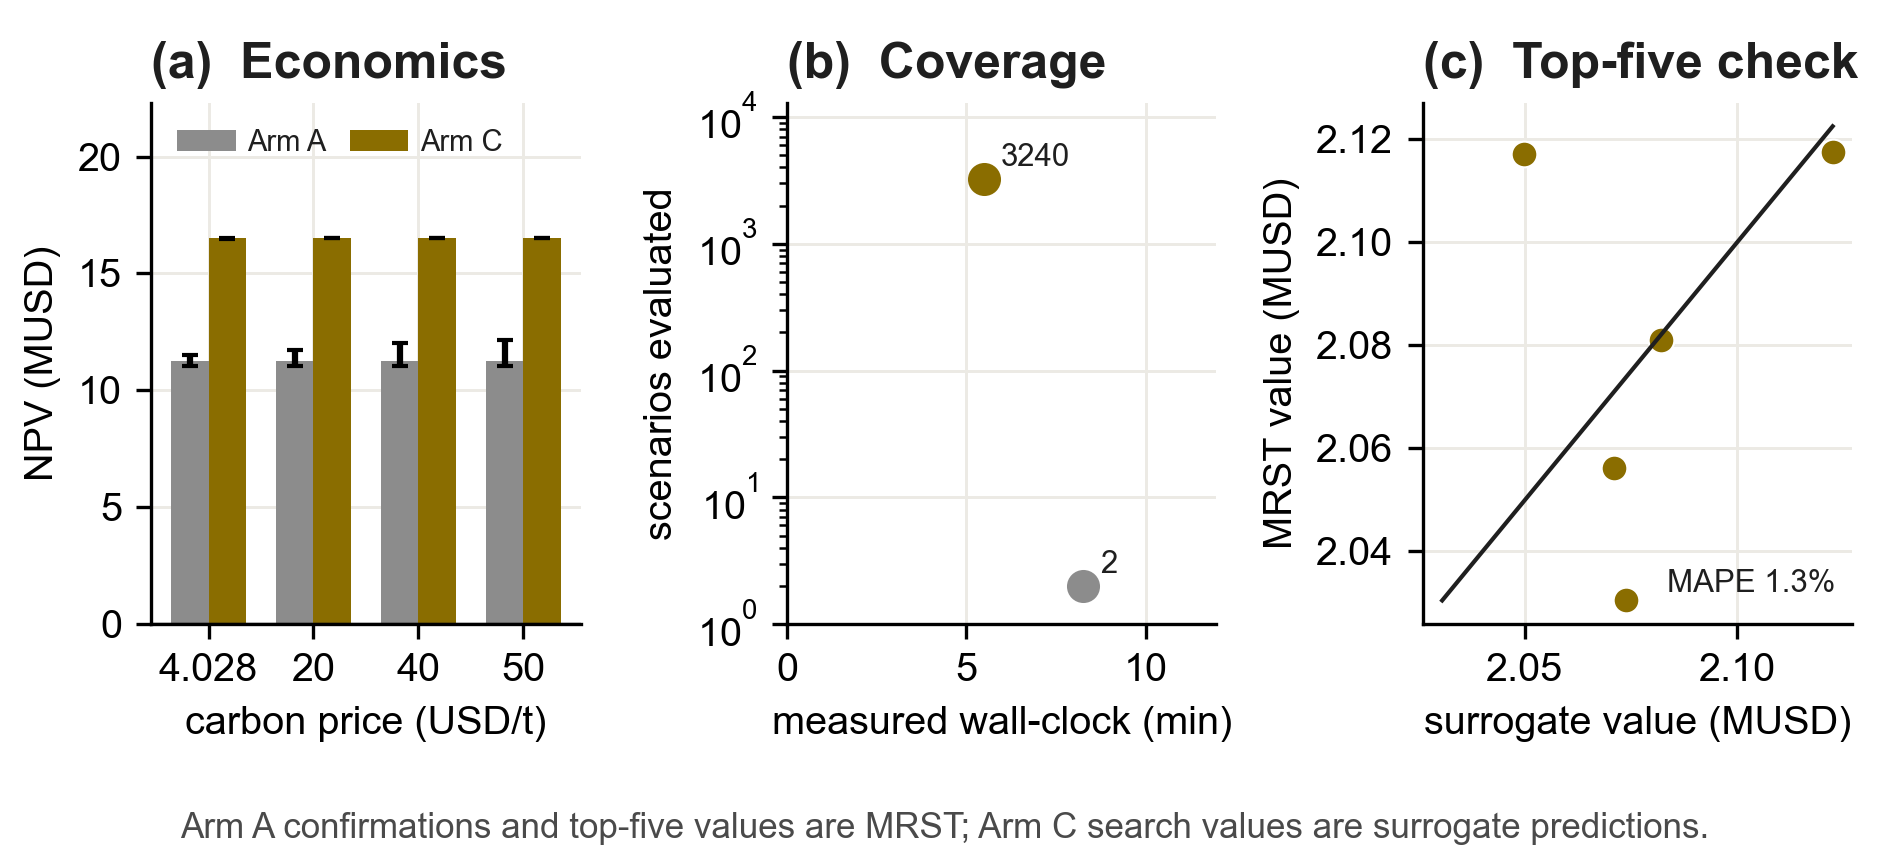

This chart was generated by the following Python code:
"""Figure 8 - A/B/C economics, coverage, and top-five MRST confirmation."""

from pathlib import Path

import matplotlib

matplotlib.use("Agg")
import matplotlib.pyplot as plt
import numpy as np

from feature007_common import blocked_main, load_table, parser, require_ready


OUT_DIR = Path(__file__).parent
INK = "#1F1F1F"
SUB_INK = "#4A4A4A"
COLORS = {"A": "#8C8C8C", "B": "#3E6FA8", "C": "#8A6D00"}


def _style(ax) -> None:
    ax.spines[["top", "right"]].set_visible(False)
    ax.grid(color="#ECEAE4", lw=0.7)
    ax.set_axisbelow(True)


def generate() -> None:
    args = parser(8, __doc__).parse_args()
    manifest, _ = require_ready(args.bundle, args.figure_number)
    economics = load_table(args.bundle, manifest, "abc_economics")
    runtime = load_table(args.bundle, manifest, "abc_runtime")
    confirmation = load_table(args.bundle, manifest, "topk_confirmation")

    plt.rcParams.update(
        {
            "font.family": "Arial",
            "font.size": 9.5,
            "axes.titlesize": 12,
            "axes.labelsize": 9.5,
            "pdf.fonttype": 42,
            "ps.fonttype": 42,
            "text.color": INK,
        }
    )
    fig, axes = plt.subplots(1, 3, figsize=(6.3, 2.85), gridspec_kw={"wspace": 0.48})

    ax = axes[0]
    prices = sorted({float(row["carbon_price_usd_per_tonne"]) for row in economics})
    arms = [arm for arm in ("A", "B", "C") if any(row["arm"] == arm for row in economics)]
    width = 0.72 / len(arms)
    x = np.arange(len(prices))
    for offset, arm in enumerate(arms):
        rows = {float(row["carbon_price_usd_per_tonne"]): row for row in economics if row["arm"] == arm}
        values = np.array([float(rows[price]["npv_usd"]) / 1e6 for price in prices])
        low = np.array([float(rows[price]["npv_low_usd"]) / 1e6 for price in prices])
        high = np.array([float(rows[price]["npv_high_usd"]) / 1e6 for price in prices])
        ax.bar(x + (offset - (len(arms) - 1) / 2) * width, values, width=width, color=COLORS[arm], label=f"Arm {arm}",
               yerr=np.vstack([values - low, high - values]), capsize=2, linewidth=0)
    ax.axhline(0, color=INK, lw=0.8)
    ax.set_xticks(x, [f"{price:.4g}" for price in prices])
    ax.set_xlabel("carbon price (USD/t)")
    ax.set_ylabel("NPV (MUSD)")
    ax.set_title("(a)  Economics", loc="left", fontweight="bold")
    top = max(float(row["npv_high_usd"]) for row in economics) / 1e6
    ax.set_ylim(0, top * 1.35)
    ax.legend(loc="upper left", ncol=len(arms), fontsize=7.0, frameon=False,
              handletextpad=0.4, columnspacing=0.8)
    _style(ax)

    ax = axes[1]
    for row in runtime:
        arm = row["arm"]
        ax.scatter(float(row["wall_clock_seconds"]) / 60,
                   float(row["scenarios_evaluated"]),
                   color=COLORS[arm], s=48, label=f"Arm {arm}")
        ax.annotate(f"{int(float(row['scenarios_evaluated']))}",
                    (float(row["wall_clock_seconds"]) / 60, float(row["scenarios_evaluated"])),
                    xytext=(4, 3), textcoords="offset points", fontsize=7.5)
    ax.set_yscale("log")
    ax.set_xlim(0, max(float(row["wall_clock_seconds"]) for row in runtime) / 60 * 1.45)
    ax.set_ylim(1, 3240 * 4)
    ax.set_xlabel("measured wall-clock (min)")
    ax.set_ylabel("scenarios evaluated")
    ax.set_title("(b)  Coverage", loc="left", fontweight="bold")
    _style(ax)

    ax = axes[2]
    surrogate = np.array([float(row["surrogate_value"]) for row in confirmation]) / 1e6
    mrst = np.array([float(row["mrst_value"]) for row in confirmation]) / 1e6
    low = min(surrogate.min(), mrst.min())
    high = max(surrogate.max(), mrst.max())
    ax.plot([low, high], [low, high], color=INK, lw=1.0)
    ax.scatter(surrogate, mrst, color=COLORS["C"], s=38, edgecolors="white", linewidths=0.5)
    ax.set_xlabel("surrogate value (MUSD)")
    ax.set_ylabel("MRST value (MUSD)")
    ax.set_title("(c)  Top-five check", loc="left", fontweight="bold")
    mape = float(np.mean(np.abs(surrogate - mrst) / np.abs(mrst))) * 100
    ax.text(0.96, 0.05, f"MAPE {mape:.1f}%", transform=ax.transAxes, fontsize=7.5, ha="right", va="bottom")
    _style(ax)

    fig.text(0.5, 0.02, "Arm A confirmations and top-five values are MRST; Arm C search values are surrogate predictions.",
             ha="center", fontsize=8.4, color=SUB_INK)
    fig.subplots_adjust(left=0.08, right=0.98, top=0.88, bottom=0.27)
    fig.savefig(OUT_DIR / "fig08_abc_economics.pdf")
    fig.savefig(OUT_DIR / "fig08_abc_economics.png", dpi=300)
    plt.close(fig)
    print("wrote", OUT_DIR / "fig08_abc_economics.pdf")


if __name__ == "__main__":
    raise SystemExit(blocked_main(generate))
